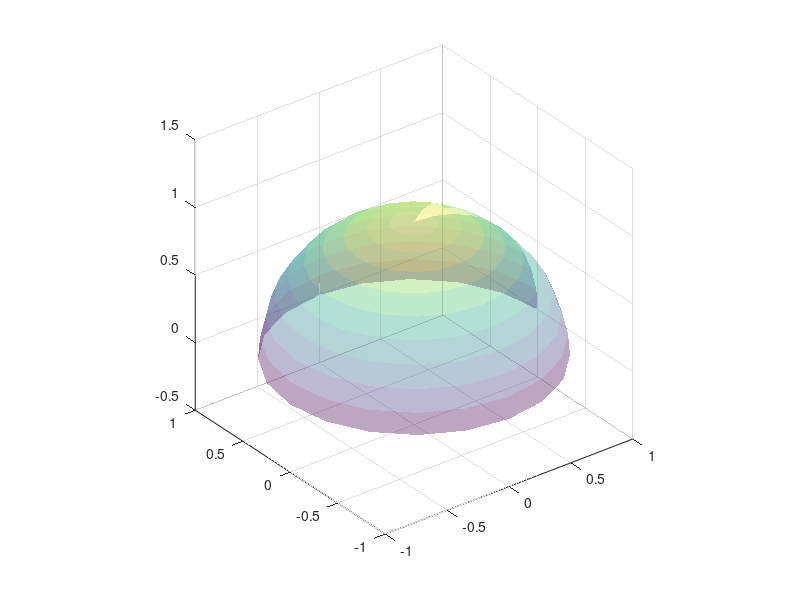

Write the MATLAB code that produced this figure. (Note: this script raises an error after producing the figure.)

%clear all;
%close all;
figure;
[fx,fy,fz] = sphere(20);
surf(fx(11:21,:), fy(11:21,:), fz(11:21,:),'LineStyle','none','Facealpha',0.35);
axis equal;
hold on

circles = zeros(size(data,1),3);
for i=1:size(data,1)
  circles(i,:) = makeCircleFromStar(data(i,1),data(i,2),data(i,3),data(i,4));
end


result = RIA(size(circles,1),circles);
(result(3)*2/pi*100000)
plotCircle(result);
for i = 1:length(circles)
    if mod(i,1672)==0
        plotCircle(circles(i,:));
    end
end